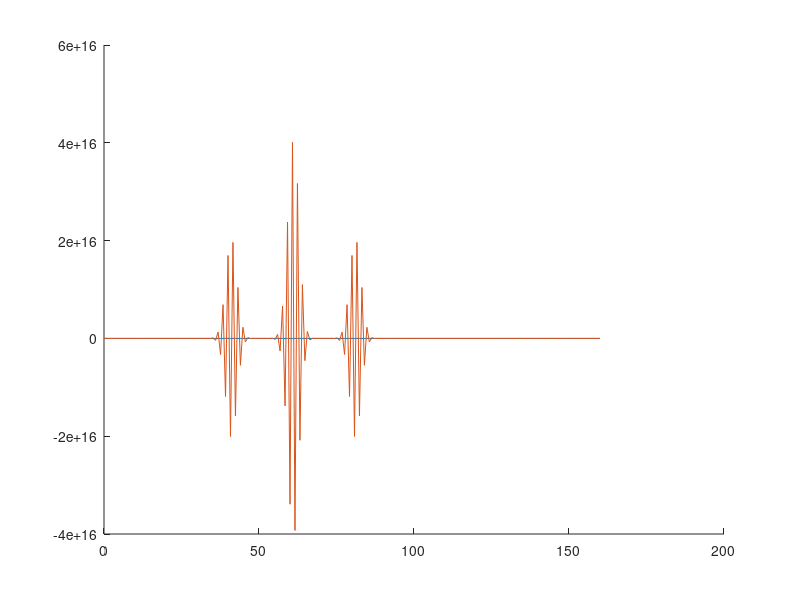

Recreate this plot in MATLAB. (Note: this script raises an error after producing the figure.)
clear all; close all;

v1   = 6.5; % polymerization (positive)
v2   = 9.3; % depolymerization (negative)
fcat = 0.012*60; % catastrophe
fres = 0.020*60; % rescue

% v_poly   =  8.8;    v_depoly   = 13.7; 
% f_cat = 0.05*60;    f_res = 0.006*60;

J = (v1*fres - v2*fcat)/(fcat+fres);
D = v1*v2/(fcat+fres);
tau =4*D/J^2;
L = D/abs(J);

tmin = 0; tmax = 10;
xmin = 0; xmax = 160;

n = 20;  % discretization of time
m = 201;  % discretization of space


t = linspace(tmin,tmax,n);
% a = linspace(xmin,xmax,m);  l = linspace(xmin,xmax,m);
x = linspace(xmin,xmax,m);

dt = (tmax-tmin)/(n-1);
dx = (xmax-xmin)/(m-1);

alpha1  = v1*dt/dx; alpha2  = v2*dt/dx;
beta1   = fcat*dt;  beta2   = fres*dt;
% lambda = dt/dx;

%% initial condition
p0 = zeros(m,m);
q0 = zeros(m,m);
for i = 1:m
%     if abs(x(i)) <= 1
%         p0(i,1) = (1-abs(x(i)))*dx;
%     end
    if (x(i)>=40)&(x(i)<=60)
        p0(i,1) = 5*(x(i)-40);
    elseif (x(i)>=60)&(x(i)<=80)
        p0(i,1) = -5*(x(i)-60)+100;
    end
end

%% specify transition matrices

% prepare sparse diagonal and band matrices
pp    = sparse(1:m  ,1:m  ,ones(m  ,1),2*m,2*m);
pp_up = sparse(1:m-1,2:m  ,ones(m-1,1),2*m,2*m);
pp_lo = sparse(2:m  ,1:m-1,ones(m-1,1),2*m,2*m);

pq    = sparse(1:m  ,(1:m)+m  ,ones(m  ,1),2*m,2*m);
pq_up = sparse(1:m-1,(2:m)+m  ,ones(m-1,1),2*m,2*m);
pq_lo = sparse(2:m  ,(1:m-1)+m,ones(m-1,1),2*m,2*m);

qp    = sparse((1:m)+m  ,1:m  ,ones(m  ,1),2*m,2*m);
qp_up = sparse((1:m-1)+m,2:m  ,ones(m-1,1),2*m,2*m);
qp_lo = sparse((2:m)+m  ,1:m-1,ones(m-1,1),2*m,2*m);

qq    = sparse((1:m)+m  ,(1:m)+m  ,ones(m  ,1),2*m,2*m);
qq_up = sparse((1:m-1)+m,(2:m)+m  ,ones(m-1,1),2*m,2*m);
qq_lo = sparse((2:m)+m  ,(1:m-1)+m,ones(m-1,1),2*m,2*m);

% specify matrices

A = sparse(2*m,2*m);
A = A + (1+alpha1-beta1)*pp - alpha1*pp_up;
A = A + beta2*pq + beta1*qp;
A = A + (1+alpha2-beta2)*qq - alpha2*qq_lo;

A_test = sparse(2*m,2*m);
A_test = A + (1+5*dt/dx)*pp - 5*dt/dx*pp_up;

M_switch = sparse(2*m,2*m);
M_switch = M_switch + (1-beta1)*pp + beta2*pq + (1-beta2)*qq + beta1*qp;

M_advect = sparse(2*m,2*m);
% M_advect = M_advect + (1+alpha1)*pp - alpha1*pp_up + (1+alpha2)*qq - alpha2*qq_lo;  % FTFS-FTBS scheme
M_advect = M_advect + (1-alpha1^2)*pp + (-alpha1+alpha1^2)/2*pp_up + (alpha1+alpha1^2)/2*pp_lo;
M_advect = M_advect + (1-alpha2^2)*qq + (alpha2+alpha2^2)/2*qq_up + (-alpha2+alpha2^2)/2*qq_lo;


clear pp pp_up pp_lo pq pq_up pq_lo qp qp_up qp_lo qq qq_up qq_lo;

% B*unew = A*uold
% unew = M*uold where M = B\A
% M = B\A;

%% solve the time evolution

u = zeros(2*m,m,3);
u(:,:,1) = [p0; q0];      % initialize solution 2m-by-n matrix

tic;
tot = zeros(1,n);
for j = 1:n
    
%     % step 1: switching update
%     u(:,:,2) = M_switch*u(:,:,1);
%     
%     % step 2: 1d advection update
% %     u(:,:,3) = M_advect*u(:,:,2);
%     u(:,:,3) = u(:,:,2);

    u(:,:,3) = M_advect*u(:,:,1);

    % boundary conditions
%     u(1  ,new) = 0;     % conc = 0 at left
%     u(1+m,new) = 0;     % conc = 0 at left

    u(1,1,3) = u(1+m,1,1);  % conversion of shrinking length 0 MTs to growing length 0  
    u(1+m,1,3) = 0;           % continuity of shrinking MTs
    
%     u(m,new)   = u(m-1,new);        % right
%     u(2*m,new) = u(2*m-1,new);      % right
    
    tot(j) = sum(sum(u(:,:,3)));
    
%     % stop simulation if negative values are too large
%     if min(u(1:m,1,3)) < -0.1*100;
%         min(u(1:m,1,3))
%         j
%         plot(x,u(1:m,1,3),x,u(m+1:2*m,1,3))
%         stop
%     end
    
    u(:,:,1) = u(:,:,3);
    
    if mod(j,10) == 1
        figure(1); hold on
        plot(x, u(1:m,1,3))
    end
    
end

% u = zeros(2*m,m,2);
% u(:,:,1) = [p0; q0];      % initialize solution 2m-by-n matrix
% 
% tic;
% tot = zeros(1,n);
% 
% for j = 1:n
%        
%     new = mod(j,2)+1;
%     old = mod(j+1,2)+1;
% 
%     u(:,:,new) = A*u(:,:,old);
% 
%     % boundary conditions
% %     u(1  ,new) = 0;     % conc = 0 at left
% %     u(1+m,new) = 0;     % conc = 0 at left
% 
%     u(1,1,new) = u(1+m,1,old);  % conversion of shrinking length 0 MTs to growing length 0  
%     u(1+m,1,new) = 0;           % continuity of shrinking MTs
%     
% %     u(m,new)   = u(m-1,new);        % right
% %     u(2*m,new) = u(2*m-1,new);      % right
%     
%     tot(j) = sum(sum(u(:,:,new)));
%     
% end
toc

p_final = u(1:m,1,3);
q_final = u(m+1:2*m,1,3);
% 
% figure(1)
% % subplot(2,1,1)
% plot(x,p_final,x,q_final)

stop

min(p_final)
min(q_final)


stop
plot(t,tot/tot(1))
title('total no. of plus ends');


stop;

figure(2)
subplot(1,2,2)
plot(x,p_final,x,q_final)

[alpha1 alpha2]
[beta1 beta2]
